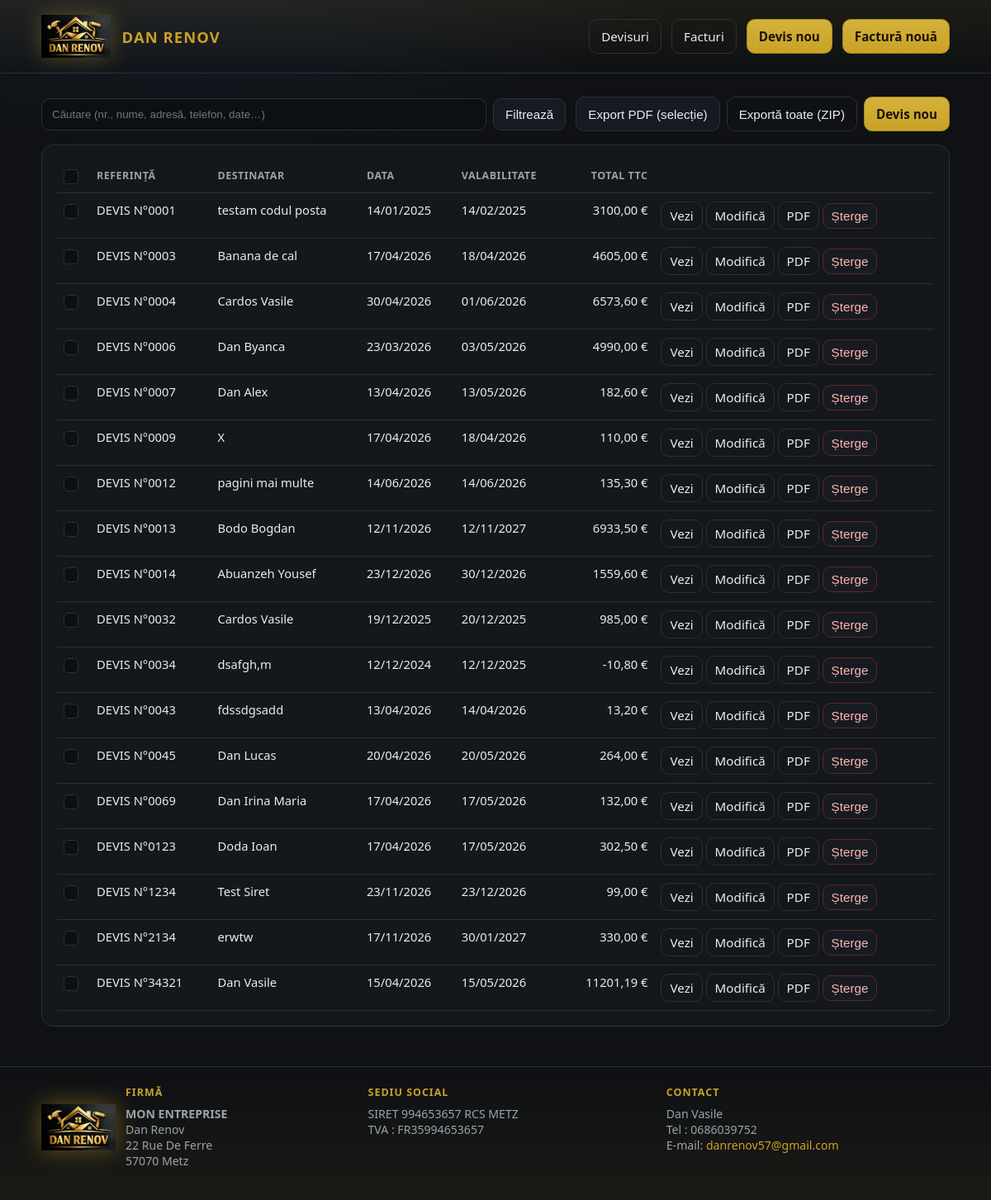
The page / on the database its author committed.
### tables this page shows
CREATE TABLE devis (
                devis_num TEXT PRIMARY KEY,
                destinataire_nom TEXT NOT NULL,
                destinataire_adresse TEXT NOT NULL,
                destinataire_telephone TEXT NOT NULL,
                infos_additionnelles TEXT,
                date_devis TEXT NOT NULL,
                date_validite TEXT NOT NULL,
                total_ht REAL NOT NULL,
                total_tva REAL NOT NULL,
                total_ttc REAL NOT NULL
            , destinataire_cp TEXT, destinataire_siret TEXT, include_bank_details INTEGER NOT NULL DEFAULT 0);

### app.py (the view)
@app.route("/")
def index():
    q = request.args.get("q", type=str)
    rows = list_devis(q)
    return render_template("index.html", devis_list=rows, q=q or "")

### db.py (called while the page is built)
@contextmanager
def get_conn() -> Generator[sqlite3.Connection, None, None]:
    DB_PATH.parent.mkdir(parents=True, exist_ok=True)
    conn = sqlite3.connect(DB_PATH)
    conn.row_factory = sqlite3.Row
    conn.execute("PRAGMA foreign_keys = ON")
    try:
        yield conn
        conn.commit()
    finally:
        conn.close()

def list_devis(q: str | None = None) -> list[dict[str, Any]]:
    sql = "SELECT * FROM devis"
    args: list[Any] = []
    if q:
        like = f"%{q.strip()}%"
        sql += """ WHERE devis_num LIKE ? OR destinataire_nom LIKE ?
            OR destinataire_adresse LIKE ? OR destinataire_telephone LIKE ?
            OR date_devis LIKE ? OR date_validite LIKE ?"""
        args = [like, like, like, like, like, like]
    sql += " ORDER BY devis_num"
    with get_conn() as conn:
        rows = conn.execute(sql, args).fetchall()
        return [dict(r) for r in rows]

### templates/index.html (shortened to what this page needs)
{% extends "base.html" %}
{% block content %}
  <div class="toolbar">
    <form class="search" method="get" action="{{ url_for('index') }}">
      <input type="text" name="q" value="{{ q }}" placeholder="Căutare (nr., nume, adresă, telefon, date…)" />
      <button class="btn" type="submit">Filtrează</button>
    </form>
    <div style="display:flex;gap:8px;flex-wrap:wrap">
      <button class="btn" type="button" id="btnExportZip">Export PDF (selecție)</button>
      <button class="btn ghost" type="button" id="btnExportAll">Exportă toate (ZIP)</button>
      <a class="btn primary" href="{{ url_for('devis_new') }}">Devis nou</a>
    </div>
  </div>
  <div class="panel">
    {% if not devis_list %}
      <p style="color:var(--muted);margin:0">Nu există devisuri încă.</p>
    {% else %}
      <table class="data">
        <thead>
          <tr>
            <th style="width:40px"><input type="checkbox" id="chkAll" class="chkbox" /></th>
            <th class="sortable" data-sort-key="ref">Referință</th>
            <th class="sortable" data-sort-key="dest">Destinatar</th>
            <th class="sortable" data-sort-key="date">Data</th>
            <th class="sortable" data-sort-key="valid">Valabilitate</th>
            <th class="sortable" data-sort-key="total" style="text-align:right">Total TTC</th>
            <th></th>
          </tr>
        </thead>
        <tbody>
          {% for d in devis_list %}
            <tr>
              <td><input type="checkbox" class="chk chkbox" value="{{ d.devis_num }}" /></td>
              <td class="mono">DEVIS N°{{ d.devis_num }}</td>
              <td>{{ d.destinataire_nom }}</td>
              <td class="mono">{{ d.date_devis }}</td>
              <td class="mono">{{ d.date_validite }}</td>
              <td style="text-align:right" class="mono">{{ "%.2f"|format(d.total_ttc)|replace(".", ",") }} €</td>
              <td style="white-space:nowrap">
                <a class="btn ghost" style="padding:6px 10px" href="{{ url_for('devis_view', devis_num=d.devis_num) }}">Vezi</a>
                <a class="btn ghost" style="padding:6px 10px" href="{{ url_for('devis_edit', devis_num=d.devis_num) }}">Modifică</a>
                <a class="btn ghost" style="padding:6px 10px" href="{{ url_for('export_one_pdf', devis_num=d.devis_num) }}" data-dl-pdf data-dl-name="DEVIS_{{ d.devis_num }}.pdf" data-devis-num="{{ d.devis_num }}">PDF</a>
                <button class="btn danger" style="padding:6px 10px" data-del="{{ d.devis_num }}">Șterge</button>
              </td>
            </tr>
          {% endfor %}
        </tbody>
      </table>
    {% endif %}
  </div>
{% endblock %}

### static/css/app.css (style rules this page uses)
:root { --bg: #0f1114; --panel: #171b21; --muted: #9aa3ad; --text: #e8ecf0; --gold: #c9a227; --gold-dim: #8a7220; --line: #2a313b; --danger: #c44; --ok: #2a8f6a; }
* { box-sizing: border-box; }
html, body { height: 100%; }
body { margin: 0; font-family: "Segoe UI", system-ui, -apple-system, sans-serif; background: radial-gradient(1200px 600px at 20% -10%, #1a2230 0%, var(--bg) 55%); background-color: var(--bg); background-repeat: no-repeat; background-size: cover; background-attachment: fixed; color: var(--text); display: flex; flex-direction: column; min-height: 100vh; }
a { color: var(--gold); text-decoration: none; }
.btn { display: inline-flex; align-items: center; justify-content: center; gap: 8px; border: 1px solid var(--line); background: var(--panel); color: var(--text); padding: 10px 14px; border-radius: 10px; cursor: pointer; font-size: 0.95rem; }
.btn.primary { background: linear-gradient(180deg, #d4b23a, var(--gold)); color: #1a1406; border-color: #a8891f; font-weight: 600; }
.btn.ghost { background: transparent; }
.btn.danger { border-color: #5a2a2a; color: #ffb4b4; }
.panel { background: rgba(23, 27, 33, 0.72); border: 1px solid var(--line); border-radius: 14px; padding: 18px; backdrop-filter: blur(8px); }
.toolbar { display: flex; gap: 12px; flex-wrap: wrap; align-items: center; justify-content: space-between; margin-bottom: 16px; }
.search { display: flex; gap: 8px; flex: 1; min-width: 220px; }
.search input { flex: 1; padding: 10px 12px; border-radius: 10px; border: 1px solid var(--line); background: #0c0f13; color: var(--text); }
table.data { width: 100%; border-collapse: collapse; font-size: 0.92rem; }
table.data th, table.data td { border-bottom: 1px solid var(--line); padding: 10px 8px; text-align: left; vertical-align: top; }
table.data th { color: var(--muted); font-weight: 600; font-size: 0.78rem; text-transform: uppercase; letter-spacing: 0.04em; }
table.data th.sortable { cursor: pointer; user-select: none; }
.mono { font-variant-numeric: tabular-nums; }
input[type="text"], input[type="number"], textarea, select { width: 100%; padding: 10px 12px; border-radius: 10px; border: 1px solid var(--line); background: #0c0f13; color: var(--text); }
.chkbox { width: 18px; height: 18px; margin: 0; appearance: none; -webkit-appearance: none; background: #0c0f13; border: 1px solid var(--line); border-radius: 5px; position: relative; cursor: pointer; vertical-align: middle; }

### rows shown on the page
devis: devis_num "0001", destinataire_nom "testam codul posta", date_devis "14/01/2025", date_validite "14/02/2025", total_ttc "3100,00"
devis: devis_num "0003", destinataire_nom "Banana de cal", date_devis "17/04/2026", date_validite "18/04/2026", total_ttc "4605,00"
devis: devis_num "0004", destinataire_nom "Cardos Vasile", date_devis "30/04/2026", date_validite "01/06/2026", total_ttc "6573,60"
devis: devis_num "0006", destinataire_nom "Dan Byanca", date_devis "23/03/2026", date_validite "03/05/2026", total_ttc "4990,00"
devis: devis_num "0007", destinataire_nom "Dan Alex", date_devis "13/04/2026", date_validite "13/05/2026", total_ttc "182,60"
devis: devis_num "0009", destinataire_nom "X", date_devis "17/04/2026", date_validite "18/04/2026", total_ttc "110,00"
devis: devis_num "0012", destinataire_nom "pagini mai multe", date_devis "14/06/2026", date_validite "14/06/2026", total_ttc "135,30"
devis: devis_num "0013", destinataire_nom "Bodo Bogdan", date_devis "12/11/2026", date_validite "12/11/2027", total_ttc "6933,50"
devis: devis_num "0014", destinataire_nom "Abuanzeh Yousef", date_devis "23/12/2026", date_validite "30/12/2026", total_ttc "1559,60"
devis: devis_num "0032", destinataire_nom "Cardos Vasile", date_devis "19/12/2025", date_validite "20/12/2025", total_ttc "985,00"
devis: devis_num "0034", destinataire_nom "dsafgh,m", date_devis "12/12/2024", date_validite "12/12/2025", total_ttc "-10,80"
devis: devis_num "0043", destinataire_nom "fdssdgsadd", date_devis "13/04/2026", date_validite "14/04/2026", total_ttc "13,20"
devis: devis_num "0045", destinataire_nom "Dan Lucas", date_devis "20/04/2026", date_validite "20/05/2026", total_ttc "264,00"
devis: devis_num "0069", destinataire_nom "Dan Irina Maria", date_devis "17/04/2026", date_validite "17/05/2026", total_ttc "132,00"
devis: devis_num "0123", destinataire_nom "Doda Ioan", date_devis "17/04/2026", date_validite "17/05/2026", total_ttc "302,50"
devis: devis_num "1234", destinataire_nom "Test Siret", date_devis "23/11/2026", date_validite "23/12/2026", total_ttc "99,00"
devis: devis_num "2134", destinataire_nom "erwtw", date_devis "17/11/2026", date_validite "30/01/2027", total_ttc "330,00"
devis: devis_num "34321", destinataire_nom "Dan Vasile", date_devis "15/04/2026", date_validite "15/05/2026", total_ttc "11201,19"
